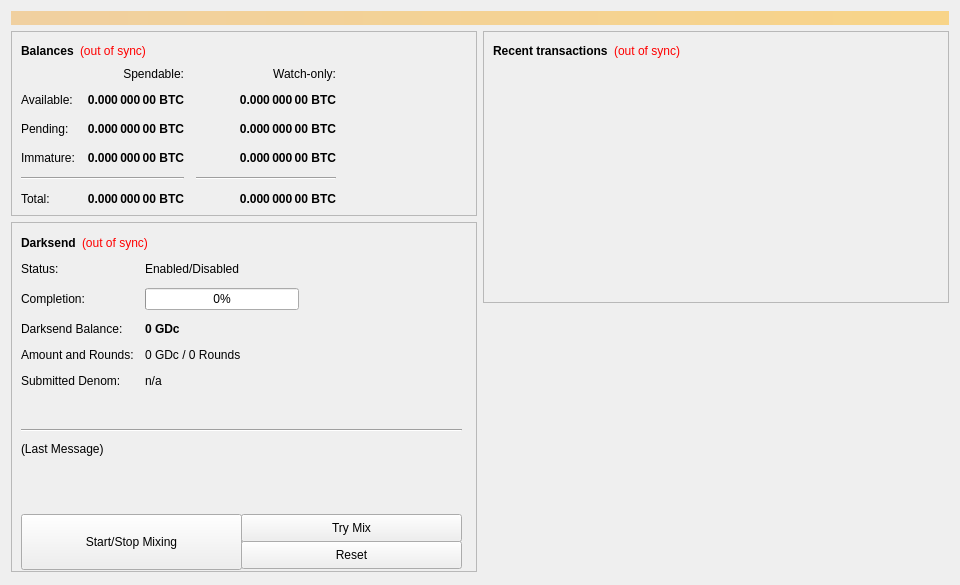
<?xml version="1.0" encoding="UTF-8"?>
<ui version="4.0">
 <class>OverviewPage</class>
 <widget class="QWidget" name="OverviewPage">
  <property name="geometry">
   <rect>
    <x>0</x>
    <y>0</y>
    <width>960</width>
    <height>585</height>
   </rect>
  </property>
  <property name="minimumSize">
   <size>
    <width>960</width>
    <height>0</height>
   </size>
  </property>
  <property name="windowTitle">
   <string>Form</string>
  </property>
  <layout class="QVBoxLayout" name="topLayout">
   <item>
    <widget class="QLabel" name="labelAlerts">
     <property name="visible">
      <bool>false</bool>
     </property>
     <property name="styleSheet">
      <string notr="true">background-color: qlineargradient(x1: 0, y1: 0, x2: 1, y2: 0, stop:0 #F0D0A0, stop:1 #F8D488); color:#000000;</string>
     </property>
     <property name="wordWrap">
      <bool>true</bool>
     </property>
     <property name="margin">
      <number>3</number>
     </property>
    </widget>
   </item>
   <item>
    <layout class="QHBoxLayout" name="horizontalLayout" stretch="1,1">
     <item>
      <layout class="QVBoxLayout" name="verticalLayout_2">
       <item>
        <widget class="QFrame" name="frame">
         <property name="frameShape">
          <enum>QFrame::StyledPanel</enum>
         </property>
         <property name="frameShadow">
          <enum>QFrame::Raised</enum>
         </property>
         <layout class="QVBoxLayout" name="verticalLayout_4">
          <item>
           <layout class="QHBoxLayout" name="horizontalLayout_4">
            <item>
             <widget class="QLabel" name="label_5">
              <property name="font">
               <font>
                <weight>75</weight>
                <bold>true</bold>
               </font>
              </property>
              <property name="text">
               <string>Balances</string>
              </property>
             </widget>
            </item>
            <item>
             <widget class="QLabel" name="labelWalletStatus">
              <property name="cursor">
               <cursorShape>WhatsThisCursor</cursorShape>
              </property>
              <property name="toolTip">
               <string>The displayed information may be out of date. Your wallet automatically synchronizes with the Gdc network after a connection is established, but this process has not completed yet.</string>
              </property>
              <property name="styleSheet">
               <string notr="true">QLabel { color: red; }</string>
              </property>
              <property name="text">
               <string notr="true">(out of sync)</string>
              </property>
              <property name="alignment">
               <set>Qt::AlignLeading|Qt::AlignLeft|Qt::AlignVCenter</set>
              </property>
             </widget>
            </item>
            <item>
             <spacer name="horizontalSpacer_3">
              <property name="orientation">
               <enum>Qt::Horizontal</enum>
              </property>
              <property name="sizeHint" stdset="0">
               <size>
                <width>40</width>
                <height>20</height>
               </size>
              </property>
             </spacer>
            </item>
           </layout>
          </item>
          <item>
           <layout class="QGridLayout" name="gridLayout">
            <property name="spacing">
             <number>12</number>
            </property>
            <item row="2" column="2">
             <widget class="QLabel" name="labelWatchPending">
              <property name="font">
               <font>
                <weight>75</weight>
                <bold>true</bold>
               </font>
              </property>
              <property name="cursor">
               <cursorShape>IBeamCursor</cursorShape>
              </property>
              <property name="toolTip">
               <string>Unconfirmed transactions to watch-only addresses</string>
              </property>
              <property name="text">
               <string notr="true">0.000 000 00 BTC</string>
              </property>
              <property name="alignment">
               <set>Qt::AlignRight|Qt::AlignTrailing|Qt::AlignVCenter</set>
              </property>
              <property name="textInteractionFlags">
               <set>Qt::LinksAccessibleByMouse|Qt::TextSelectableByKeyboard|Qt::TextSelectableByMouse</set>
              </property>
             </widget>
            </item>
            <item row="2" column="1">
             <widget class="QLabel" name="labelUnconfirmed">
              <property name="font">
               <font>
                <weight>75</weight>
                <bold>true</bold>
               </font>
              </property>
              <property name="cursor">
               <cursorShape>IBeamCursor</cursorShape>
              </property>
              <property name="toolTip">
               <string>Total of transactions that have yet to be confirmed, and do not yet count toward the spendable balance</string>
              </property>
              <property name="text">
               <string notr="true">0.000 000 00 BTC</string>
              </property>
              <property name="alignment">
               <set>Qt::AlignRight|Qt::AlignTrailing|Qt::AlignVCenter</set>
              </property>
              <property name="textInteractionFlags">
               <set>Qt::LinksAccessibleByMouse|Qt::TextSelectableByKeyboard|Qt::TextSelectableByMouse</set>
              </property>
             </widget>
            </item>
            <item row="3" column="2">
             <widget class="QLabel" name="labelWatchImmature">
              <property name="font">
               <font>
                <weight>75</weight>
                <bold>true</bold>
               </font>
              </property>
              <property name="cursor">
               <cursorShape>IBeamCursor</cursorShape>
              </property>
              <property name="toolTip">
               <string>Mined balance in watch-only addresses that has not yet matured</string>
              </property>
              <property name="text">
               <string notr="true">0.000 000 00 BTC</string>
              </property>
              <property name="alignment">
               <set>Qt::AlignRight|Qt::AlignTrailing|Qt::AlignVCenter</set>
              </property>
              <property name="textInteractionFlags">
               <set>Qt::LinksAccessibleByMouse|Qt::TextSelectableByKeyboard|Qt::TextSelectableByMouse</set>
              </property>
             </widget>
            </item>
            <item row="4" column="0" colspan="2">
             <widget class="Line" name="lineSpendableBalance">
              <property name="orientation">
               <enum>Qt::Horizontal</enum>
              </property>
             </widget>
            </item>
            <item row="4" column="2">
             <widget class="Line" name="lineWatchBalance">
              <property name="sizePolicy">
               <sizepolicy hsizetype="Preferred" vsizetype="Fixed">
                <horstretch>0</horstretch>
                <verstretch>0</verstretch>
               </sizepolicy>
              </property>
              <property name="minimumSize">
               <size>
                <width>140</width>
                <height>0</height>
               </size>
              </property>
              <property name="orientation">
               <enum>Qt::Horizontal</enum>
              </property>
             </widget>
            </item>
            <item row="5" column="0">
             <widget class="QLabel" name="labelTotalText">
              <property name="text">
               <string>Total:</string>
              </property>
             </widget>
            </item>
            <item row="3" column="1">
             <widget class="QLabel" name="labelImmature">
              <property name="font">
               <font>
                <weight>75</weight>
                <bold>true</bold>
               </font>
              </property>
              <property name="cursor">
               <cursorShape>IBeamCursor</cursorShape>
              </property>
              <property name="toolTip">
               <string>Mined balance that has not yet matured</string>
              </property>
              <property name="text">
               <string notr="true">0.000 000 00 BTC</string>
              </property>
              <property name="alignment">
               <set>Qt::AlignRight|Qt::AlignTrailing|Qt::AlignVCenter</set>
              </property>
              <property name="textInteractionFlags">
               <set>Qt::LinksAccessibleByMouse|Qt::TextSelectableByKeyboard|Qt::TextSelectableByMouse</set>
              </property>
             </widget>
            </item>
            <item row="2" column="3">
             <spacer name="horizontalSpacer_2">
              <property name="orientation">
               <enum>Qt::Horizontal</enum>
              </property>
              <property name="sizeHint" stdset="0">
               <size>
                <width>40</width>
                <height>20</height>
               </size>
              </property>
             </spacer>
            </item>
            <item row="3" column="0">
             <widget class="QLabel" name="labelImmatureText">
              <property name="text">
               <string>Immature:</string>
              </property>
             </widget>
            </item>
            <item row="5" column="1">
             <widget class="QLabel" name="labelTotal">
              <property name="font">
               <font>
                <weight>75</weight>
                <bold>true</bold>
               </font>
              </property>
              <property name="cursor">
               <cursorShape>IBeamCursor</cursorShape>
              </property>
              <property name="toolTip">
               <string>Your current total balance</string>
              </property>
              <property name="text">
               <string notr="true">0.000 000 00 BTC</string>
              </property>
              <property name="alignment">
               <set>Qt::AlignRight|Qt::AlignTrailing|Qt::AlignVCenter</set>
              </property>
              <property name="textInteractionFlags">
               <set>Qt::LinksAccessibleByMouse|Qt::TextSelectableByKeyboard|Qt::TextSelectableByMouse</set>
              </property>
             </widget>
            </item>
            <item row="5" column="2">
             <widget class="QLabel" name="labelWatchTotal">
              <property name="font">
               <font>
                <weight>75</weight>
                <bold>true</bold>
               </font>
              </property>
              <property name="cursor">
               <cursorShape>IBeamCursor</cursorShape>
              </property>
              <property name="toolTip">
               <string>Current total balance in watch-only addresses</string>
              </property>
              <property name="text">
               <string notr="true">0.000 000 00 BTC</string>
              </property>
              <property name="alignment">
               <set>Qt::AlignRight|Qt::AlignTrailing|Qt::AlignVCenter</set>
              </property>
              <property name="textInteractionFlags">
               <set>Qt::LinksAccessibleByMouse|Qt::TextSelectableByKeyboard|Qt::TextSelectableByMouse</set>
              </property>
             </widget>
            </item>
            <item row="0" column="2">
             <widget class="QLabel" name="labelWatchonly">
              <property name="text">
               <string>Watch-only:</string>
              </property>
              <property name="alignment">
               <set>Qt::AlignRight|Qt::AlignTrailing|Qt::AlignVCenter</set>
              </property>
             </widget>
            </item>
            <item row="1" column="0">
             <widget class="QLabel" name="labelBalanceText">
              <property name="text">
               <string>Available:</string>
              </property>
             </widget>
            </item>
            <item row="1" column="1">
             <widget class="QLabel" name="labelBalance">
              <property name="font">
               <font>
                <weight>75</weight>
                <bold>true</bold>
               </font>
              </property>
              <property name="cursor">
               <cursorShape>IBeamCursor</cursorShape>
              </property>
              <property name="toolTip">
               <string>Your current spendable balance</string>
              </property>
              <property name="text">
               <string notr="true">0.000 000 00 BTC</string>
              </property>
              <property name="alignment">
               <set>Qt::AlignRight|Qt::AlignTrailing|Qt::AlignVCenter</set>
              </property>
              <property name="textInteractionFlags">
               <set>Qt::LinksAccessibleByMouse|Qt::TextSelectableByKeyboard|Qt::TextSelectableByMouse</set>
              </property>
             </widget>
            </item>
            <item row="1" column="2">
             <widget class="QLabel" name="labelWatchAvailable">
              <property name="font">
               <font>
                <weight>75</weight>
                <bold>true</bold>
               </font>
              </property>
              <property name="cursor">
               <cursorShape>IBeamCursor</cursorShape>
              </property>
              <property name="toolTip">
               <string>Your current balance in watch-only addresses</string>
              </property>
              <property name="text">
               <string notr="true">0.000 000 00 BTC</string>
              </property>
              <property name="alignment">
               <set>Qt::AlignRight|Qt::AlignTrailing|Qt::AlignVCenter</set>
              </property>
              <property name="textInteractionFlags">
               <set>Qt::LinksAccessibleByMouse|Qt::TextSelectableByKeyboard|Qt::TextSelectableByMouse</set>
              </property>
             </widget>
            </item>
            <item row="2" column="0">
             <widget class="QLabel" name="labelPendingText">
              <property name="text">
               <string>Pending:</string>
              </property>
             </widget>
            </item>
            <item row="0" column="1">
             <widget class="QLabel" name="labelSpendable">
              <property name="text">
               <string>Spendable:</string>
              </property>
              <property name="alignment">
               <set>Qt::AlignRight|Qt::AlignTrailing|Qt::AlignVCenter</set>
              </property>
             </widget>
            </item>
           </layout>
          </item>
         </layout>
        </widget>
       </item>
       <item>
        <widget class="QFrame" name="frameDarksend">
         <property name="minimumSize">
          <size>
           <width>0</width>
           <height>350</height>
          </size>
         </property>
         <property name="layoutDirection">
          <enum>Qt::LeftToRight</enum>
         </property>
         <property name="frameShape">
          <enum>QFrame::StyledPanel</enum>
         </property>
         <property name="frameShadow">
          <enum>QFrame::Raised</enum>
         </property>
         <widget class="QWidget" name="formLayoutWidget">
          <property name="geometry">
           <rect>
            <x>10</x>
            <y>40</y>
            <width>451</width>
            <height>161</height>
           </rect>
          </property>
          <layout class="QFormLayout" name="formLayout">
           <property name="fieldGrowthPolicy">
            <enum>QFormLayout::AllNonFixedFieldsGrow</enum>
           </property>
           <property name="horizontalSpacing">
            <number>11</number>
           </property>
           <property name="verticalSpacing">
            <number>12</number>
           </property>
           <item row="0" column="0">
            <widget class="QLabel" name="label_6">
             <property name="text">
              <string>Status:</string>
             </property>
            </widget>
           </item>
           <item row="1" column="0">
            <widget class="QLabel" name="label_7">
             <property name="text">
              <string>Completion:</string>
             </property>
            </widget>
           </item>
           <item row="1" column="1">
            <widget class="QProgressBar" name="darksendProgress">
             <property name="maximumSize">
              <size>
               <width>154</width>
               <height>16777215</height>
              </size>
             </property>
             <property name="value">
              <number>0</number>
             </property>
            </widget>
           </item>
           <item row="2" column="0">
            <widget class="QLabel" name="labelAnonymizedText">
             <property name="text">
              <string>Darksend Balance:</string>
             </property>
            </widget>
           </item>
           <item row="2" column="1">
            <widget class="QLabel" name="labelAnonymized">
             <property name="font">
              <font>
               <weight>75</weight>
               <bold>true</bold>
              </font>
             </property>
             <property name="text">
              <string notr="true">0 GDc</string>
             </property>
            </widget>
           </item>
           <item row="3" column="0">
            <widget class="QLabel" name="label_8">
             <property name="text">
              <string>Amount and Rounds:</string>
             </property>
            </widget>
           </item>
           <item row="3" column="1">
            <widget class="QLabel" name="labelAmountRounds">
             <property name="text">
              <string>0 GDc / 0 Rounds</string>
             </property>
            </widget>
           </item>
           <item row="4" column="0">
            <widget class="QLabel" name="label_9">
             <property name="text">
              <string>Submitted Denom:</string>
             </property>
            </widget>
           </item>
           <item row="4" column="1">
            <widget class="QLabel" name="labelSubmittedDenom">
             <property name="toolTip">
              <string>The denominations you submitted to the Masternode.&lt;br&gt;To mix, other users must submit the exact same denominations.</string>
             </property>
             <property name="text">
              <string>n/a</string>
             </property>
            </widget>
           </item>
           <item row="0" column="1">
            <widget class="QLabel" name="darksendEnabled">
             <property name="text">
              <string>Enabled/Disabled</string>
             </property>
            </widget>
           </item>
          </layout>
         </widget>
         <widget class="QPushButton" name="runAutoDenom">
          <property name="geometry">
           <rect>
            <x>251</x>
            <y>17</y>
            <width>1</width>
            <height>1</height>
           </rect>
          </property>
          <property name="palette">
           <palette>
            <active>
             <colorrole role="WindowText">
              <brush brushstyle="SolidPattern">
               <color alpha="255">
                <red>0</red>
                <green>0</green>
                <blue>0</blue>
               </color>
              </brush>
             </colorrole>
             <colorrole role="Button">
              <brush brushstyle="SolidPattern">
               <color alpha="255">
                <red>239</red>
                <green>238</green>
                <blue>238</blue>
               </color>
              </brush>
             </colorrole>
             <colorrole role="Light">
              <brush brushstyle="SolidPattern">
               <color alpha="255">
                <red>255</red>
                <green>255</green>
                <blue>255</blue>
               </color>
              </brush>
             </colorrole>
             <colorrole role="Midlight">
              <brush brushstyle="SolidPattern">
               <color alpha="255">
                <red>247</red>
                <green>246</green>
                <blue>246</blue>
               </color>
              </brush>
             </colorrole>
             <colorrole role="Dark">
              <brush brushstyle="SolidPattern">
               <color alpha="255">
                <red>119</red>
                <green>119</green>
                <blue>119</blue>
               </color>
              </brush>
             </colorrole>
             <colorrole role="Mid">
              <brush brushstyle="SolidPattern">
               <color alpha="255">
                <red>159</red>
                <green>159</green>
                <blue>159</blue>
               </color>
              </brush>
             </colorrole>
             <colorrole role="Text">
              <brush brushstyle="SolidPattern">
               <color alpha="255">
                <red>0</red>
                <green>0</green>
                <blue>0</blue>
               </color>
              </brush>
             </colorrole>
             <colorrole role="BrightText">
              <brush brushstyle="SolidPattern">
               <color alpha="255">
                <red>255</red>
                <green>255</green>
                <blue>255</blue>
               </color>
              </brush>
             </colorrole>
             <colorrole role="ButtonText">
              <brush brushstyle="SolidPattern">
               <color alpha="255">
                <red>0</red>
                <green>0</green>
                <blue>0</blue>
               </color>
              </brush>
             </colorrole>
             <colorrole role="Base">
              <brush brushstyle="SolidPattern">
               <color alpha="255">
                <red>255</red>
                <green>255</green>
                <blue>255</blue>
               </color>
              </brush>
             </colorrole>
             <colorrole role="Window">
              <brush brushstyle="SolidPattern">
               <color alpha="255">
                <red>239</red>
                <green>238</green>
                <blue>238</blue>
               </color>
              </brush>
             </colorrole>
             <colorrole role="Shadow">
              <brush brushstyle="SolidPattern">
               <color alpha="255">
                <red>0</red>
                <green>0</green>
                <blue>0</blue>
               </color>
              </brush>
             </colorrole>
             <colorrole role="AlternateBase">
              <brush brushstyle="SolidPattern">
               <color alpha="255">
                <red>247</red>
                <green>246</green>
                <blue>246</blue>
               </color>
              </brush>
             </colorrole>
             <colorrole role="ToolTipBase">
              <brush brushstyle="SolidPattern">
               <color alpha="255">
                <red>255</red>
                <green>255</green>
                <blue>220</blue>
               </color>
              </brush>
             </colorrole>
             <colorrole role="ToolTipText">
              <brush brushstyle="SolidPattern">
               <color alpha="255">
                <red>0</red>
                <green>0</green>
                <blue>0</blue>
               </color>
              </brush>
             </colorrole>
            </active>
            <inactive>
             <colorrole role="WindowText">
              <brush brushstyle="SolidPattern">
               <color alpha="255">
                <red>0</red>
                <green>0</green>
                <blue>0</blue>
               </color>
              </brush>
             </colorrole>
             <colorrole role="Button">
              <brush brushstyle="SolidPattern">
               <color alpha="255">
                <red>239</red>
                <green>238</green>
                <blue>238</blue>
               </color>
              </brush>
             </colorrole>
             <colorrole role="Light">
              <brush brushstyle="SolidPattern">
               <color alpha="255">
                <red>255</red>
                <green>255</green>
                <blue>255</blue>
               </color>
              </brush>
             </colorrole>
             <colorrole role="Midlight">
              <brush brushstyle="SolidPattern">
               <color alpha="255">
                <red>247</red>
                <green>246</green>
                <blue>246</blue>
               </color>
              </brush>
             </colorrole>
             <colorrole role="Dark">
              <brush brushstyle="SolidPattern">
               <color alpha="255">
                <red>119</red>
                <green>119</green>
                <blue>119</blue>
               </color>
              </brush>
             </colorrole>
             <colorrole role="Mid">
              <brush brushstyle="SolidPattern">
               <color alpha="255">
                <red>159</red>
                <green>159</green>
                <blue>159</blue>
               </color>
              </brush>
             </colorrole>
             <colorrole role="Text">
              <brush brushstyle="SolidPattern">
               <color alpha="255">
                <red>0</red>
                <green>0</green>
                <blue>0</blue>
               </color>
              </brush>
             </colorrole>
             <colorrole role="BrightText">
              <brush brushstyle="SolidPattern">
               <color alpha="255">
                <red>255</red>
                <green>255</green>
                <blue>255</blue>
               </color>
              </brush>
             </colorrole>
             <colorrole role="ButtonText">
              <brush brushstyle="SolidPattern">
               <color alpha="255">
                <red>0</red>
                <green>0</green>
                <blue>0</blue>
               </color>
              </brush>
             </colorrole>
             <colorrole role="Base">
              <brush brushstyle="SolidPattern">
               <color alpha="255">
                <red>255</red>
                <green>255</green>
                <blue>255</blue>
               </color>
              </brush>
             </colorrole>
             <colorrole role="Window">
              <brush brushstyle="SolidPattern">
               <color alpha="255">
                <red>239</red>
                <green>238</green>
                <blue>238</blue>
               </color>
              </brush>
             </colorrole>
             <colorrole role="Shadow">
              <brush brushstyle="SolidPattern">
               <color alpha="255">
                <red>0</red>
                <green>0</green>
                <blue>0</blue>
               </color>
              </brush>
             </colorrole>
             <colorrole role="AlternateBase">
              <brush brushstyle="SolidPattern">
               <color alpha="255">
                <red>247</red>
                <green>246</green>
                <blue>246</blue>
               </color>
              </brush>
             </colorrole>
             <colorrole role="ToolTipBase">
              <brush brushstyle="SolidPattern">
               <color alpha="255">
                <red>255</red>
                <green>255</green>
                <blue>220</blue>
               </color>
              </brush>
             </colorrole>
             <colorrole role="ToolTipText">
              <brush brushstyle="SolidPattern">
               <color alpha="255">
                <red>0</red>
                <green>0</green>
                <blue>0</blue>
               </color>
              </brush>
             </colorrole>
            </inactive>
            <disabled>
             <colorrole role="WindowText">
              <brush brushstyle="SolidPattern">
               <color alpha="255">
                <red>119</red>
                <green>119</green>
                <blue>119</blue>
               </color>
              </brush>
             </colorrole>
             <colorrole role="Button">
              <brush brushstyle="SolidPattern">
               <color alpha="255">
                <red>239</red>
                <green>238</green>
                <blue>238</blue>
               </color>
              </brush>
             </colorrole>
             <colorrole role="Light">
              <brush brushstyle="SolidPattern">
               <color alpha="255">
                <red>255</red>
                <green>255</green>
                <blue>255</blue>
               </color>
              </brush>
             </colorrole>
             <colorrole role="Midlight">
              <brush brushstyle="SolidPattern">
               <color alpha="255">
                <red>247</red>
                <green>246</green>
                <blue>246</blue>
               </color>
              </brush>
             </colorrole>
             <colorrole role="Dark">
              <brush brushstyle="SolidPattern">
               <color alpha="255">
                <red>119</red>
                <green>119</green>
                <blue>119</blue>
               </color>
              </brush>
             </colorrole>
             <colorrole role="Mid">
              <brush brushstyle="SolidPattern">
               <color alpha="255">
                <red>159</red>
                <green>159</green>
                <blue>159</blue>
               </color>
              </brush>
             </colorrole>
             <colorrole role="Text">
              <brush brushstyle="SolidPattern">
               <color alpha="255">
                <red>119</red>
                <green>119</green>
                <blue>119</blue>
               </color>
              </brush>
             </colorrole>
             <colorrole role="BrightText">
              <brush brushstyle="SolidPattern">
               <color alpha="255">
                <red>255</red>
                <green>255</green>
                <blue>255</blue>
               </color>
              </brush>
             </colorrole>
             <colorrole role="ButtonText">
              <brush brushstyle="SolidPattern">
               <color alpha="255">
                <red>119</red>
                <green>119</green>
                <blue>119</blue>
               </color>
              </brush>
             </colorrole>
             <colorrole role="Base">
              <brush brushstyle="SolidPattern">
               <color alpha="255">
                <red>239</red>
                <green>238</green>
                <blue>238</blue>
               </color>
              </brush>
             </colorrole>
             <colorrole role="Window">
              <brush brushstyle="SolidPattern">
               <color alpha="255">
                <red>239</red>
                <green>238</green>
                <blue>238</blue>
               </color>
              </brush>
             </colorrole>
             <colorrole role="Shadow">
              <brush brushstyle="SolidPattern">
               <color alpha="255">
                <red>0</red>
                <green>0</green>
                <blue>0</blue>
               </color>
              </brush>
             </colorrole>
             <colorrole role="AlternateBase">
              <brush brushstyle="SolidPattern">
               <color alpha="255">
                <red>239</red>
                <green>238</green>
                <blue>238</blue>
               </color>
              </brush>
             </colorrole>
             <colorrole role="ToolTipBase">
              <brush brushstyle="SolidPattern">
               <color alpha="255">
                <red>255</red>
                <green>255</green>
                <blue>220</blue>
               </color>
              </brush>
             </colorrole>
             <colorrole role="ToolTipText">
              <brush brushstyle="SolidPattern">
               <color alpha="255">
                <red>0</red>
                <green>0</green>
                <blue>0</blue>
               </color>
              </brush>
             </colorrole>
            </disabled>
           </palette>
          </property>
          <property name="focusPolicy">
           <enum>Qt::NoFocus</enum>
          </property>
          <property name="autoFillBackground">
           <bool>true</bool>
          </property>
          <property name="text">
           <string/>
          </property>
          <property name="flat">
           <bool>true</bool>
          </property>
         </widget>
         <widget class="QPushButton" name="toggleDarksend">
          <property name="geometry">
           <rect>
            <x>10</x>
            <y>292</y>
            <width>221</width>
            <height>56</height>
           </rect>
          </property>
          <property name="sizePolicy">
           <sizepolicy hsizetype="MinimumExpanding" vsizetype="Fixed">
            <horstretch>0</horstretch>
            <verstretch>0</verstretch>
           </sizepolicy>
          </property>
          <property name="text">
           <string>Start/Stop Mixing</string>
          </property>
         </widget>
         <widget class="Line" name="lineLastMessage">
          <property name="geometry">
           <rect>
            <x>10</x>
            <y>200</y>
            <width>441</width>
            <height>16</height>
           </rect>
          </property>
          <property name="orientation">
           <enum>Qt::Horizontal</enum>
          </property>
         </widget>
         <widget class="QLabel" name="darksendStatus">
          <property name="geometry">
           <rect>
            <x>10</x>
            <y>220</y>
            <width>451</width>
            <height>61</height>
           </rect>
          </property>
          <property name="minimumSize">
           <size>
            <width>288</width>
            <height>43</height>
           </size>
          </property>
          <property name="text">
           <string>(Last Message)</string>
          </property>
          <property name="alignment">
           <set>Qt::AlignLeading|Qt::AlignLeft|Qt::AlignTop</set>
          </property>
          <property name="wordWrap">
           <bool>true</bool>
          </property>
         </widget>
         <widget class="QPushButton" name="darksendAuto">
          <property name="geometry">
           <rect>
            <x>230</x>
            <y>292</y>
            <width>221</width>
            <height>28</height>
           </rect>
          </property>
          <property name="sizePolicy">
           <sizepolicy hsizetype="MinimumExpanding" vsizetype="Fixed">
            <horstretch>0</horstretch>
            <verstretch>0</verstretch>
           </sizepolicy>
          </property>
          <property name="toolTip">
           <string>Try to manually submit a Darksend request.</string>
          </property>
          <property name="text">
           <string>Try Mix</string>
          </property>
         </widget>
         <widget class="QPushButton" name="darksendReset">
          <property name="geometry">
           <rect>
            <x>230</x>
            <y>319</y>
            <width>221</width>
            <height>28</height>
           </rect>
          </property>
          <property name="sizePolicy">
           <sizepolicy hsizetype="MinimumExpanding" vsizetype="Fixed">
            <horstretch>0</horstretch>
            <verstretch>0</verstretch>
           </sizepolicy>
          </property>
          <property name="toolTip">
           <string>Reset the current status of Darksend (can interrupt Darksend if it's in the process of Mixing, which can cost you money!)</string>
          </property>
          <property name="autoFillBackground">
           <bool>false</bool>
          </property>
          <property name="text">
           <string>Reset</string>
          </property>
         </widget>
         <widget class="QWidget" name="layoutWidget">
          <property name="geometry">
           <rect>
            <x>10</x>
            <y>10</y>
            <width>431</width>
            <height>22</height>
           </rect>
          </property>
          <layout class="QHBoxLayout" name="horizontalLayout_5">
           <item>
            <widget class="QLabel" name="label_2">
             <property name="font">
              <font>
               <weight>75</weight>
               <bold>true</bold>
              </font>
             </property>
             <property name="text">
              <string>Darksend</string>
             </property>
            </widget>
           </item>
           <item>
            <widget class="QLabel" name="labelDarksendSyncStatus">
             <property name="toolTip">
              <string>The displayed information may be out of date. Your wallet automatically synchronizes with the Gdc network after a connection is established, but this process has not completed yet.</string>
             </property>
             <property name="styleSheet">
              <string notr="true">QLabel { color: red; }</string>
             </property>
             <property name="text">
              <string notr="true">(out of sync)</string>
             </property>
             <property name="alignment">
              <set>Qt::AlignLeading|Qt::AlignLeft|Qt::AlignVCenter</set>
             </property>
            </widget>
           </item>
           <item>
            <spacer name="horizontalSpacer_4">
             <property name="orientation">
              <enum>Qt::Horizontal</enum>
             </property>
             <property name="sizeHint" stdset="0">
              <size>
               <width>40</width>
               <height>20</height>
              </size>
             </property>
            </spacer>
           </item>
          </layout>
         </widget>
        </widget>
       </item>
       <item>
        <spacer name="verticalSpacer">
         <property name="orientation">
          <enum>Qt::Vertical</enum>
         </property>
         <property name="sizeHint" stdset="0">
          <size>
           <width>20</width>
           <height>40</height>
          </size>
         </property>
        </spacer>
       </item>
      </layout>
     </item>
     <item>
      <layout class="QVBoxLayout" name="verticalLayout_3">
       <item>
        <widget class="QFrame" name="frame_2">
         <property name="frameShape">
          <enum>QFrame::StyledPanel</enum>
         </property>
         <property name="frameShadow">
          <enum>QFrame::Raised</enum>
         </property>
         <layout class="QVBoxLayout" name="verticalLayout">
          <item>
           <layout class="QHBoxLayout" name="horizontalLayout_2">
            <item>
             <widget class="QLabel" name="label_4">
              <property name="font">
               <font>
                <weight>75</weight>
                <bold>true</bold>
               </font>
              </property>
              <property name="text">
               <string>Recent transactions</string>
              </property>
             </widget>
            </item>
            <item>
             <widget class="QLabel" name="labelTransactionsStatus">
              <property name="cursor">
               <cursorShape>WhatsThisCursor</cursorShape>
              </property>
              <property name="toolTip">
               <string>The displayed information may be out of date. Your wallet automatically synchronizes with the Gdc network after a connection is established, but this process has not completed yet.</string>
              </property>
              <property name="styleSheet">
               <string notr="true">QLabel { color: red; }</string>
              </property>
              <property name="text">
               <string notr="true">(out of sync)</string>
              </property>
              <property name="alignment">
               <set>Qt::AlignRight|Qt::AlignTrailing|Qt::AlignVCenter</set>
              </property>
             </widget>
            </item>
            <item>
             <spacer name="horizontalSpacer">
              <property name="orientation">
               <enum>Qt::Horizontal</enum>
              </property>
              <property name="sizeHint" stdset="0">
               <size>
                <width>40</width>
                <height>20</height>
               </size>
              </property>
             </spacer>
            </item>
           </layout>
          </item>
          <item>
           <widget class="QListView" name="listTransactions">
            <property name="styleSheet">
             <string notr="true">QListView { background: transparent; }</string>
            </property>
            <property name="frameShape">
             <enum>QFrame::NoFrame</enum>
            </property>
            <property name="verticalScrollBarPolicy">
             <enum>Qt::ScrollBarAlwaysOff</enum>
            </property>
            <property name="horizontalScrollBarPolicy">
             <enum>Qt::ScrollBarAlwaysOff</enum>
            </property>
            <property name="selectionMode">
             <enum>QAbstractItemView::NoSelection</enum>
            </property>
           </widget>
          </item>
         </layout>
        </widget>
       </item>
       <item>
        <spacer name="verticalSpacer_2">
         <property name="orientation">
          <enum>Qt::Vertical</enum>
         </property>
         <property name="sizeHint" stdset="0">
          <size>
           <width>20</width>
           <height>40</height>
          </size>
         </property>
        </spacer>
       </item>
      </layout>
     </item>
    </layout>
   </item>
  </layout>
 </widget>
 <resources/>
 <connections/>
</ui>
